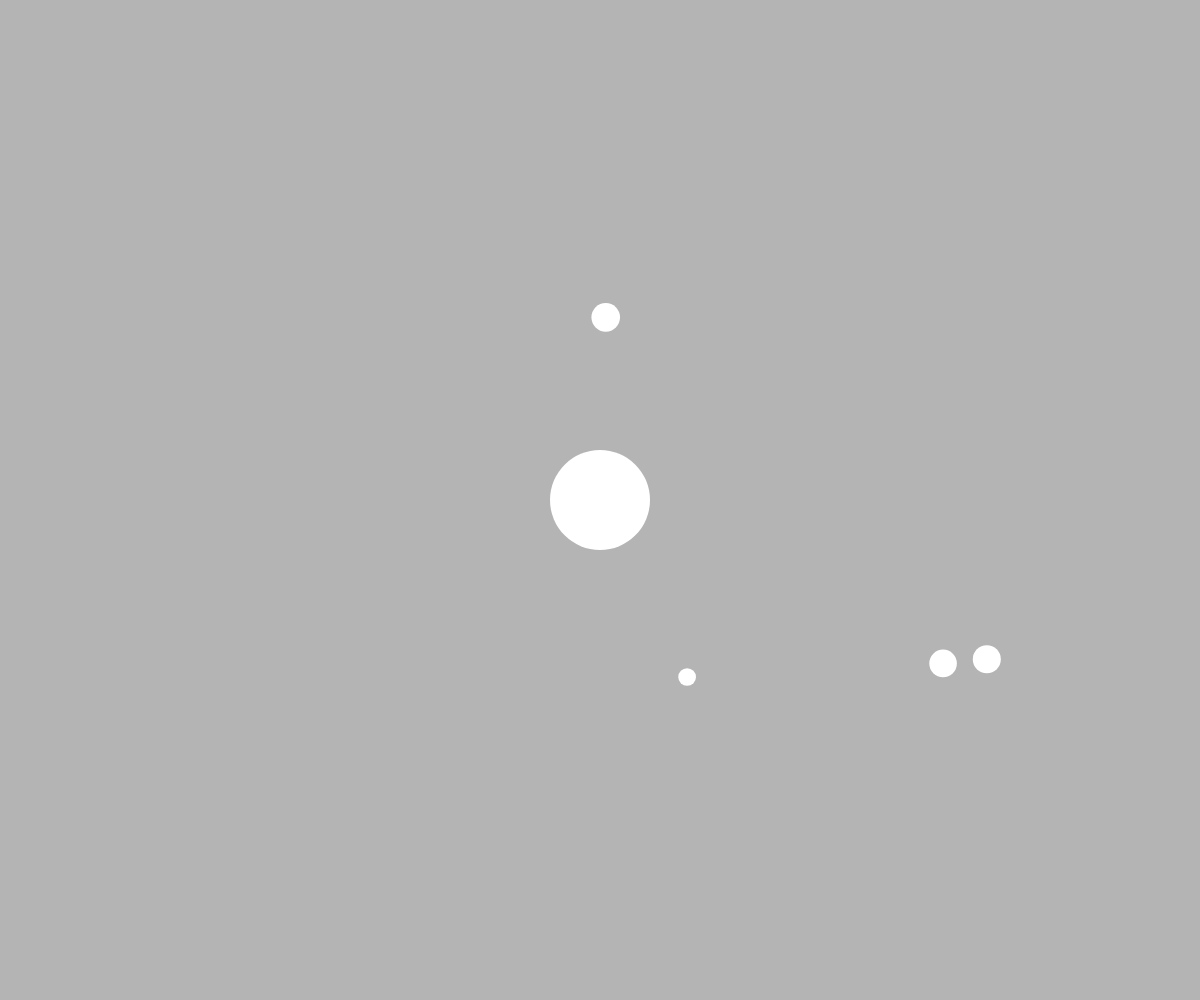
Frame 1 (no input)
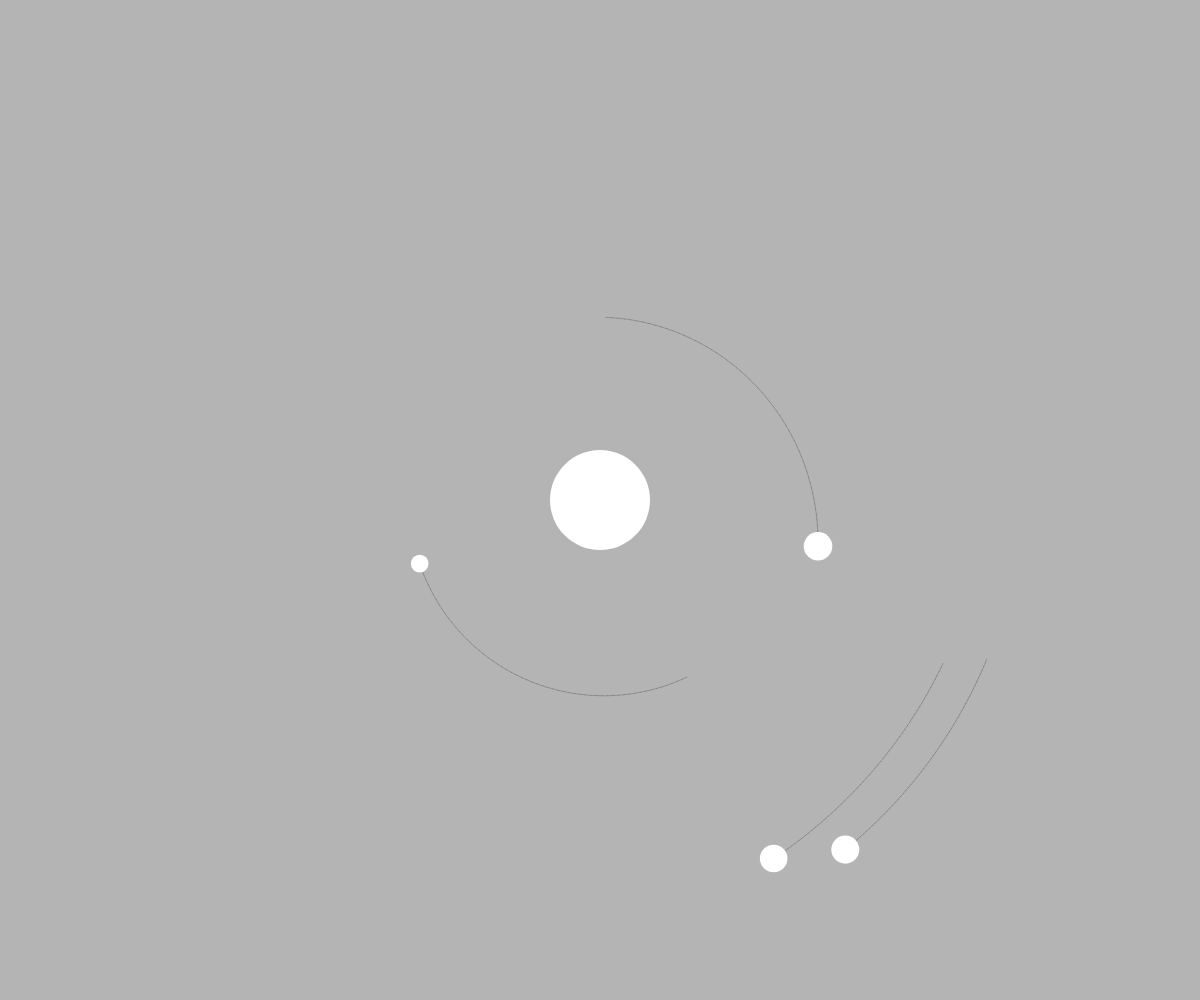
Frame 60 (no input)
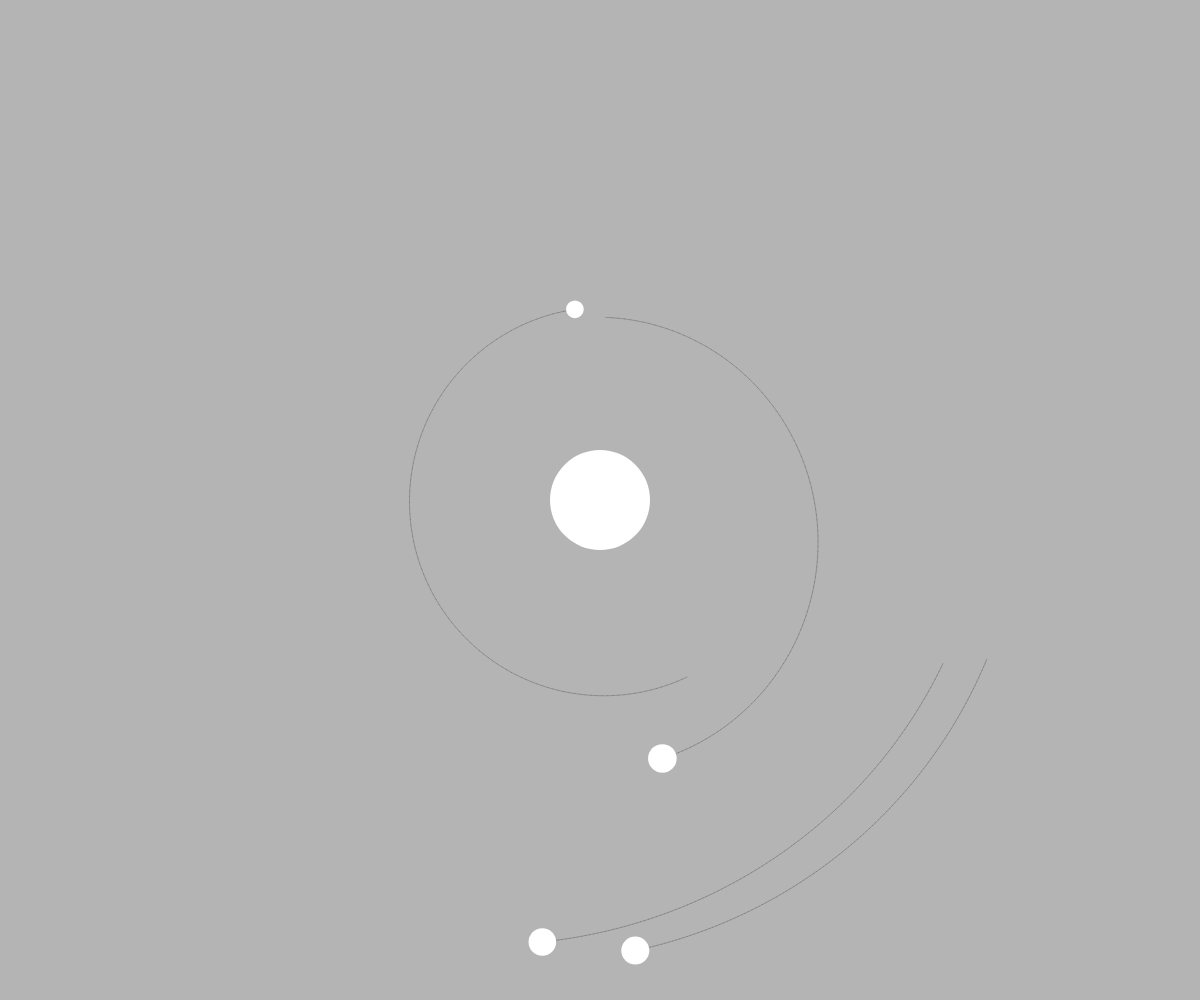
Frame 120 (the mouse pressed at the canvas centre since frame 60)

The p5.js sketch that drew these frames (run headless with seeded random() and noise() and a simulated clock; from frame 60 on, the mouse is pressed at the canvas centre):

// p5.js sketch
// ── sketch.js
let planets = []
let sun
let numPlanets = 4
let G = 120
let destabilise = 0.15

function setup() {
  createCanvas(windowWidth,windowHeight)
  sun = new Body(50,createVector(0,0),createVector(0,0))

    // Initialise the planets
  for (let i = 0; i < numPlanets; i++) {
    let mass = random(5, 18)
    let radius = random(sun.d, min(windowWidth/2,windowHeight/2))
    let angle = random(0, TWO_PI)
    let planetPos = createVector(radius * cos(angle), radius * sin(angle))

    // Find direction of orbit and set velocity
    let planetVel = planetPos.copy()
    if (random(1) < 0.1) planetVel.rotate(-HALF_PI)
    else planetVel.rotate(HALF_PI)  // Direction of orbit
    planetVel.normalize()
    planetVel.mult( sqrt((G * sun.mass)/(radius)) ) // Circular orbit velocity
    planetVel.mult( random( 1-destabilise, 1+destabilise) ) // create elliptical orbit

    planets.push( new Body(mass, planetPos, planetVel) )
  }
}

function draw() {
  background(180)
  translate(width/2, height/2)
  for (let i = numPlanets-1; i >= 0; i--) {
    sun.attract(planets[i])
    planets[i].move()
    planets[i].show()
  }
  sun.show()
}


function Body(_mass, _pos, _vel){
  this.mass = _mass
  this.pos = _pos
  this.vel = _vel
  this.d = this.mass*2
  this.thetaInit = 0
  this.path = []
  this.pathLen = Infinity

  this.show = function() {
    stroke(0,50)
    for (let i = 0; i < this.path.length-2; i++) {
      line(this.path[i].x, this.path[i].y, this.path[i+1].x, this.path[i+1].y,)
    }
    fill(255); noStroke()
    ellipse(this.pos.x, this.pos.y, this.d, this.d)
  }


  this.move = function() {
    this.pos.x += this.vel.x
    this.pos.y += this.vel.y
    this.path.push(createVector(this.pos.x,this.pos.y))
    if (this.path.length > 200) this.path.splice(0,1)
  }

  this.applyForce = function(f) {
    this.vel.x += f.x / this.mass
    this.vel.y += f.y / this.mass
  }

  this.attract = function(child) {
    let r = dist(this.pos.x, this.pos.y, child.pos.x, child.pos.y)
    let f = (this.pos.copy()).sub(child.pos)
    f.setMag( (G * this.mass * child.mass)/(r * r) )
    child.applyForce(f)
  }

}
